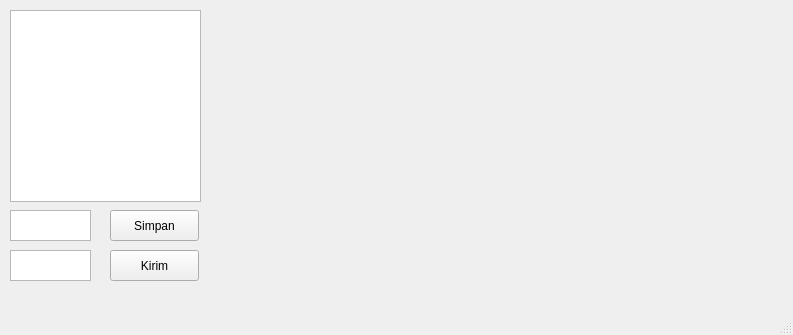
<?xml version="1.0" encoding="UTF-8"?>
<ui version="4.0">
 <class>MainWindow</class>
 <widget class="QMainWindow" name="MainWindow">
  <property name="geometry">
   <rect>
    <x>0</x>
    <y>0</y>
    <width>793</width>
    <height>335</height>
   </rect>
  </property>
  <property name="windowTitle">
   <string>MainWindow</string>
  </property>
  <widget class="QWidget" name="centralwidget">
   <widget class="QPushButton" name="pb_send">
    <property name="geometry">
     <rect>
      <x>110</x>
      <y>250</y>
      <width>89</width>
      <height>31</height>
     </rect>
    </property>
    <property name="text">
     <string>Kirim</string>
    </property>
   </widget>
   <widget class="QListWidget" name="list_pos">
    <property name="geometry">
     <rect>
      <x>10</x>
      <y>10</y>
      <width>191</width>
      <height>192</height>
     </rect>
    </property>
   </widget>
   <widget class="QTextEdit" name="input_x">
    <property name="geometry">
     <rect>
      <x>10</x>
      <y>210</y>
      <width>81</width>
      <height>31</height>
     </rect>
    </property>
   </widget>
   <widget class="QPushButton" name="pb_save">
    <property name="geometry">
     <rect>
      <x>110</x>
      <y>210</y>
      <width>89</width>
      <height>31</height>
     </rect>
    </property>
    <property name="text">
     <string>Simpan</string>
    </property>
   </widget>
   <widget class="QTextEdit" name="input_y">
    <property name="geometry">
     <rect>
      <x>10</x>
      <y>250</y>
      <width>81</width>
      <height>31</height>
     </rect>
    </property>
   </widget>
  </widget>
  <widget class="QMenuBar" name="menubar">
   <property name="geometry">
    <rect>
     <x>0</x>
     <y>0</y>
     <width>793</width>
     <height>22</height>
    </rect>
   </property>
  </widget>
  <widget class="QStatusBar" name="statusbar"/>
 </widget>
 <resources/>
 <connections/>
</ui>
